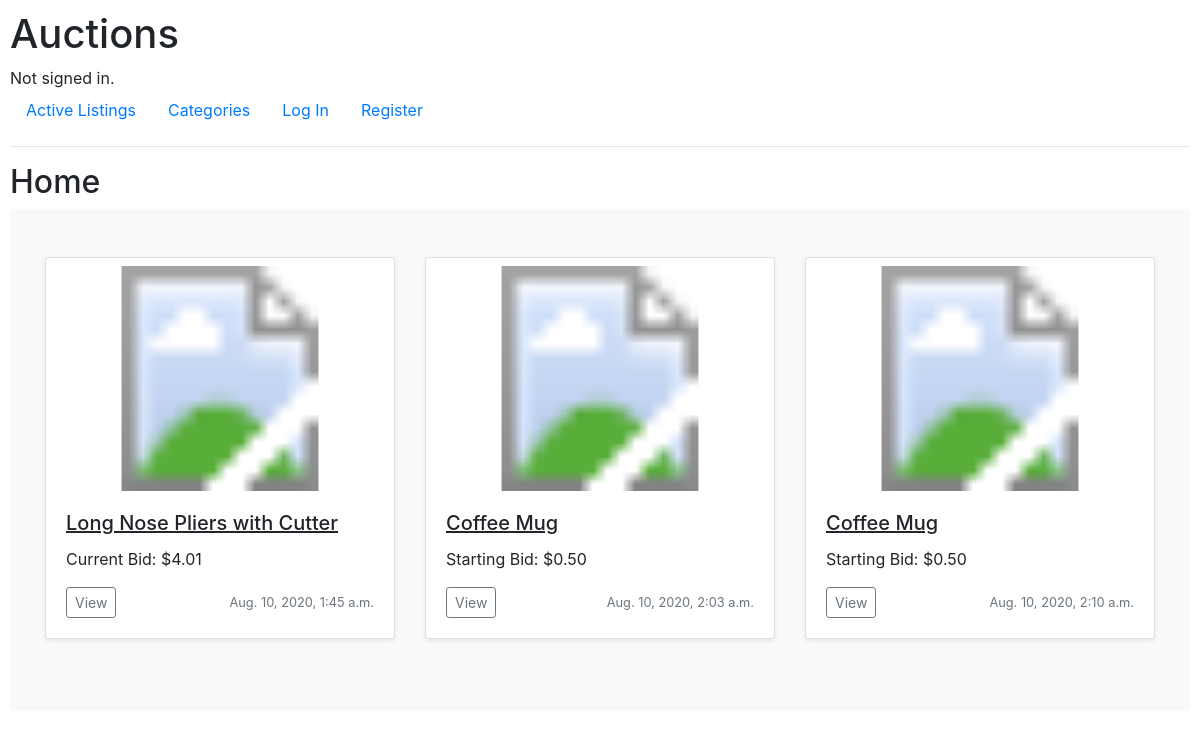
The page /categories/Home/ on the database as committed earlier.
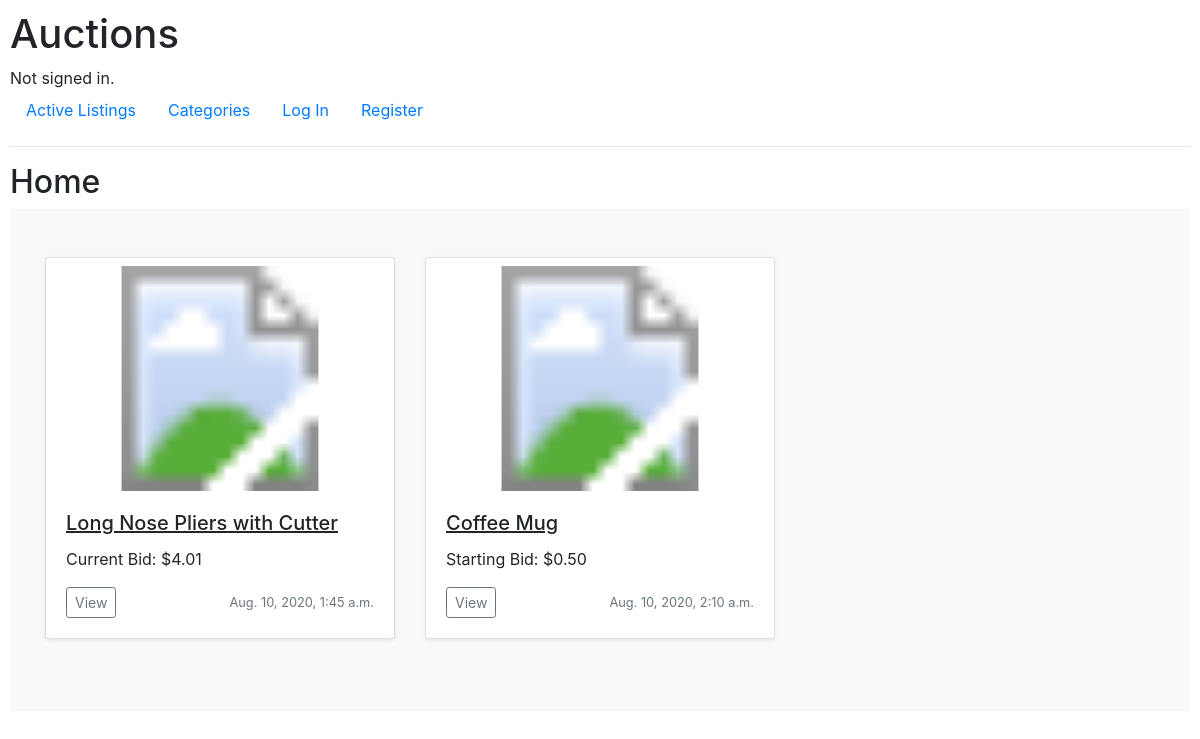
The same page on the database as committed later.
### auctions/models.py (models this page shows, shortened)
class Listing(models.Model):
    title           = models.CharField(max_length=100)
    description     = models.CharField(max_length=500)
    date            = models.DateTimeField(auto_now_add=True)
    starting_price  = models.DecimalField(max_digits=11, decimal_places=2)                      # highest sold item in the world was 450million, so 11 digits should suffice
    owner           = models.ForeignKey(User, on_delete=models.CASCADE, related_name="owner")
    image           = models.URLField(blank=True) # Default max_length=200
    status          = models.BooleanField(default=True)
    category        = models.ForeignKey(Categories, null=True, related_name="listing_category", on_delete=models.SET_NULL, blank=True)

class Bid(models.Model):
    user    = models.ForeignKey(User, on_delete=models.CASCADE, related_name="bid_user")
    listing = models.ForeignKey(Listing, on_delete=models.CASCADE, related_name="bid_listing")
    bid     = models.DecimalField(max_digits=11, decimal_places=2)

### auctions/views.py (the view)
# urls.py: path("categories/<str:category_name>/", views.category, name="category"),
def category(request, category_name):
    if category_name != 'None':
        category_id = Categories.objects.get(category=category_name).id
    else:
        category_id = None
        category_name = "Uncategorized"
    category_list = Listing.objects.filter(category=category_id)
    return render(request, 'auctions/category.html', {
        'category_list': category_list,
        'category_name': category_name
    })

### auctions/templates/auctions/category.html (shortened to what this page needs)
{% extends "auctions/layout.html" %}
{% block body %}
    <h2>{{ category_name }}</h2>
    {% if category_list %}
        <div class="album py-5 bg-light">
            <div class="container">
                <div class="row">
                    {% for listing in category_list %}
                        <div class="col-md-4">
                            <div class="card mb-4 shadow-sm">
                                <svg class="mt-2 bd-placeholder-img card-img-top" width="100%" height="225" xmlns="http://www.w3.org/2000/svg" preserveAspectRatio="xMidYMid slice" focusable="false" role="img" aria-label="Listing Image">
                                    <title>{{ listing.title }}</title>
                                    <a href="{% url 'listing' listing.id %}"><image href=" {% if listing.image %}{{ listing.image }}{% else %}https://makitweb.com/demo/broken_image/images/noimage.png{% endif %}" width="100%" height="225"/></a>
                                </svg>
                                <div class="card-body">
                                    <h5 class="card-title"><u>{{ listing.title }}</u></h5>
                                    <p class="card-text">
                                        {% if listing.bid_listing.all %}
                                            Current Bid: ${{ listing.bid_listing.all.first.bid }}
                                        {% else %}
                                            Starting Bid: ${{ listing.starting_price }}
                                        {% endif %}
                                    </p>
                                    <div class="d-flex justify-content-between align-items-center">
                                        <div class="btn-group">
                                            <a href="{% url 'listing' listing.id %}" class="btn btn-sm btn-outline-secondary">View</a>
                                        </div>
                                        <small class="text-muted">{{listing.date}}</small>
                                    </div>
                                </div>
                            </div>
                        </div>
                {% endfor %}
        </div>
    {% else %}
        <p>There are no listings in this category.</p>
    {% endif %}
{% endblock %}

Rows that differ between the two databases and show on the page:
removed Listing: title "Coffee Mug", starting_price "0.50", date "Aug. 10, 2020, 2:03 a.m."
